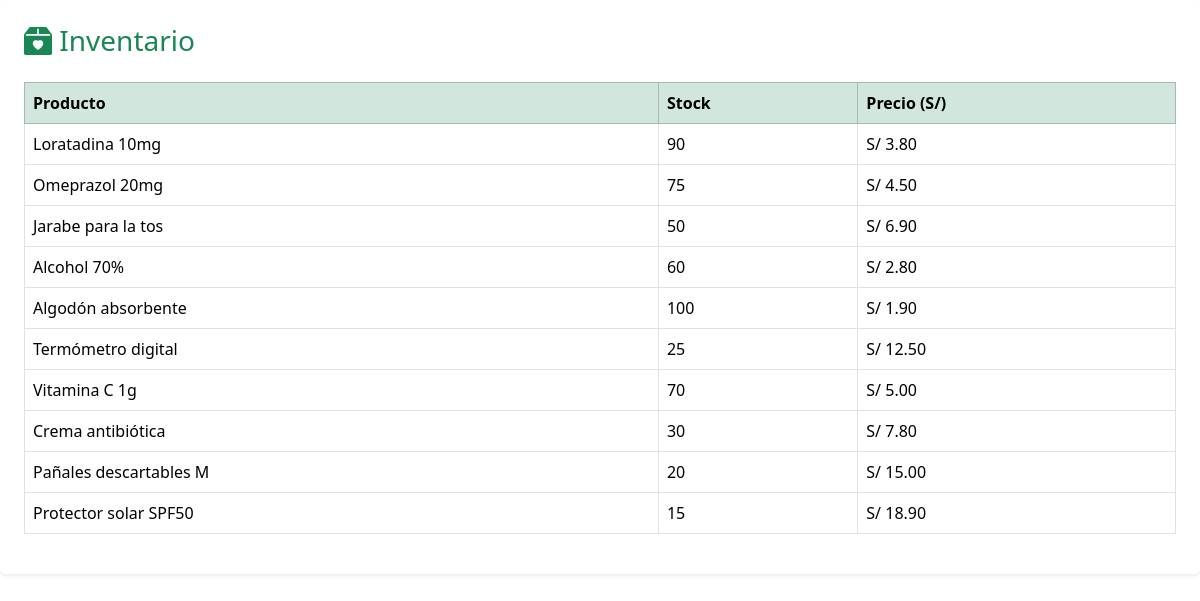
The page /reportes/reporte_inventario.php on the database its author committed.
### tables this page shows
CREATE TABLE productos (
    id INT AUTO_INCREMENT PRIMARY KEY,
    nombre VARCHAR(100) NOT NULL,
    descripcion TEXT,
    stock INT DEFAULT 0,
    precio DECIMAL(10,2) NOT NULL,
    stock_minimo INT DEFAULT 5
);

### reportes/reporte_inventario.php (the view, shortened to what this page needs)
<?php
include '../conexion.php';
$query = "SELECT nombre, stock, precio FROM productos";
$resultado = $conexion->query($query);
?>
<!DOCTYPE html>
<html lang="es">
<head>
    <link href="https://cdn.jsdelivr.net/npm/bootstrap@5.3.3/dist/css/bootstrap.min.css" rel="stylesheet">
    <link href="https://cdn.jsdelivr.net/npm/bootstrap-icons/font/bootstrap-icons.css" rel="stylesheet">
</head>
<body>
    <div class="w-100 bg-white rounded shadow-sm p-4">
        <h3 class="mb-4 text-success"><i class="bi bi-box2-heart-fill"></i> Inventario</h3>
        <table class="table table-bordered table-hover">
            <thead class="table-success">
                <tr>
                    <th>Producto</th>
                    <th>Stock</th>
                    <th>Precio (S/)</th>
                </tr>
            </thead>
            <tbody>
                <?php while ($row = $resultado->fetch_assoc()): ?>
                    <tr>
                        <td><?= $row['nombre'] ?></td>
                        <td><?= $row['stock'] ?></td>
                        <td>S/ <?= number_format($row['precio'], 2) ?></td>
                    </tr>
                <?php endwhile; ?>
            </tbody>
        </table>
    </div>
</body>
</html>

### rows shown on the page
productos: nombre "Loratadina 10mg", stock "90", precio "3.80"
productos: nombre "Omeprazol 20mg", stock "75", precio "4.50"
productos: nombre "Jarabe para la tos", stock "50", precio "6.90"
productos: nombre "Alcohol 70%", stock "60", precio "2.80"
productos: nombre "Algodón absorbente", stock "100", precio "1.90"
productos: nombre "Termómetro digital", stock "25", precio "12.50"
productos: nombre "Vitamina C 1g", stock "70", precio "5.00"
productos: nombre "Crema antibiótica", stock "30", precio "7.80"
productos: nombre "Pañales descartables M", stock "20", precio "15.00"
productos: nombre "Protector solar SPF50", stock "15", precio "18.90"
